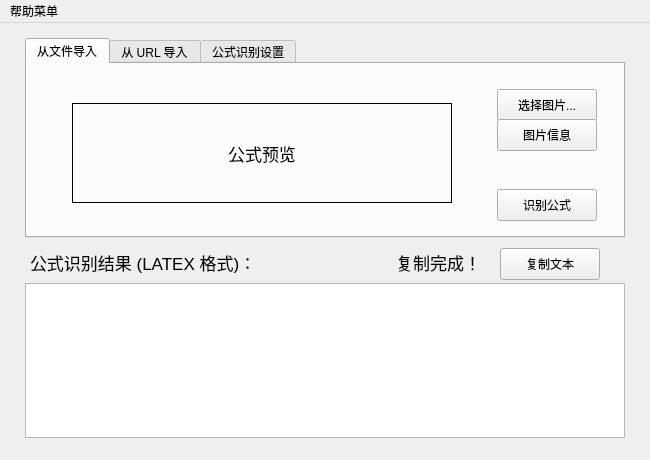
<?xml version="1.0" encoding="UTF-8"?>
<ui version="4.0">
 <class>MainWindow</class>
 <widget class="QMainWindow" name="MainWindow">
  <property name="geometry">
   <rect>
    <x>0</x>
    <y>0</y>
    <width>650</width>
    <height>460</height>
   </rect>
  </property>
  <property name="sizePolicy">
   <sizepolicy hsizetype="Fixed" vsizetype="Fixed">
    <horstretch>0</horstretch>
    <verstretch>0</verstretch>
   </sizepolicy>
  </property>
  <property name="minimumSize">
   <size>
    <width>650</width>
    <height>460</height>
   </size>
  </property>
  <property name="maximumSize">
   <size>
    <width>650</width>
    <height>460</height>
   </size>
  </property>
  <property name="windowTitle">
   <string>QingChen Formula - 青尘公式 OCR</string>
  </property>
  <property name="windowOpacity">
   <double>1.250000000000000</double>
  </property>
  <property name="documentMode">
   <bool>false</bool>
  </property>
  <widget class="QWidget" name="centralwidget">
   <widget class="QTabWidget" name="TopTabWidget">
    <property name="geometry">
     <rect>
      <x>25</x>
      <y>15</y>
      <width>600</width>
      <height>200</height>
     </rect>
    </property>
    <property name="currentIndex">
     <number>0</number>
    </property>
    <property name="tabBarAutoHide">
     <bool>false</bool>
    </property>
    <widget class="QWidget" name="tab_2">
     <attribute name="title">
      <string>从文件导入</string>
     </attribute>
     <widget class="QPushButton" name="DOCPage_LoadButton">
      <property name="geometry">
       <rect>
        <x>470</x>
        <y>25</y>
        <width>100</width>
        <height>32</height>
       </rect>
      </property>
      <property name="text">
       <string>选择图片...</string>
      </property>
     </widget>
     <widget class="QPushButton" name="DOCPage_InfoButton">
      <property name="geometry">
       <rect>
        <x>470</x>
        <y>55</y>
        <width>100</width>
        <height>32</height>
       </rect>
      </property>
      <property name="text">
       <string>图片信息</string>
      </property>
     </widget>
     <widget class="QPushButton" name="DOCPage_ConfirmButton">
      <property name="geometry">
       <rect>
        <x>470</x>
        <y>125</y>
        <width>100</width>
        <height>32</height>
       </rect>
      </property>
      <property name="text">
       <string>识别公式</string>
      </property>
     </widget>
     <widget class="QLabel" name="DOCPage_ImageLabel">
      <property name="geometry">
       <rect>
        <x>45</x>
        <y>39</y>
        <width>380</width>
        <height>100</height>
       </rect>
      </property>
      <property name="font">
       <font>
        <pointsize>13</pointsize>
       </font>
      </property>
      <property name="frameShape">
       <enum>QFrame::Box</enum>
      </property>
      <property name="frameShadow">
       <enum>QFrame::Plain</enum>
      </property>
      <property name="lineWidth">
       <number>1</number>
      </property>
      <property name="midLineWidth">
       <number>1</number>
      </property>
      <property name="text">
       <string>公式预览</string>
      </property>
      <property name="scaledContents">
       <bool>false</bool>
      </property>
      <property name="alignment">
       <set>Qt::AlignCenter</set>
      </property>
     </widget>
    </widget>
    <widget class="QWidget" name="tab">
     <attribute name="title">
      <string>从 URL 导入</string>
     </attribute>
     <widget class="QLabel" name="URLPage_label_1">
      <property name="geometry">
       <rect>
        <x>10</x>
        <y>5</y>
        <width>101</width>
        <height>31</height>
       </rect>
      </property>
      <property name="font">
       <font>
        <pointsize>13</pointsize>
       </font>
      </property>
      <property name="text">
       <string>图片网址：</string>
      </property>
      <property name="alignment">
       <set>Qt::AlignLeading|Qt::AlignLeft|Qt::AlignVCenter</set>
      </property>
     </widget>
     <widget class="QPushButton" name="URLPage_ConfirmButton">
      <property name="enabled">
       <bool>false</bool>
      </property>
      <property name="geometry">
       <rect>
        <x>470</x>
        <y>125</y>
        <width>100</width>
        <height>32</height>
       </rect>
      </property>
      <property name="text">
       <string>识别公式</string>
      </property>
     </widget>
     <widget class="QLineEdit" name="URL_Filler">
      <property name="geometry">
       <rect>
        <x>100</x>
        <y>10</y>
        <width>341</width>
        <height>21</height>
       </rect>
      </property>
      <property name="acceptDrops">
       <bool>false</bool>
      </property>
      <property name="frame">
       <bool>true</bool>
      </property>
      <property name="readOnly">
       <bool>false</bool>
      </property>
      <property name="clearButtonEnabled">
       <bool>true</bool>
      </property>
     </widget>
     <widget class="QPushButton" name="URLPage_LoadButton">
      <property name="enabled">
       <bool>false</bool>
      </property>
      <property name="geometry">
       <rect>
        <x>470</x>
        <y>5</y>
        <width>100</width>
        <height>32</height>
       </rect>
      </property>
      <property name="text">
       <string>载入图片</string>
      </property>
     </widget>
     <widget class="QLabel" name="DOCPage_ImageLabel_2">
      <property name="geometry">
       <rect>
        <x>45</x>
        <y>50</y>
        <width>380</width>
        <height>100</height>
       </rect>
      </property>
      <property name="font">
       <font>
        <pointsize>13</pointsize>
       </font>
      </property>
      <property name="frameShape">
       <enum>QFrame::Box</enum>
      </property>
      <property name="frameShadow">
       <enum>QFrame::Plain</enum>
      </property>
      <property name="lineWidth">
       <number>1</number>
      </property>
      <property name="midLineWidth">
       <number>1</number>
      </property>
      <property name="text">
       <string>URL 导入功能开发中...

可访问青尘工作室官网：
https://qingchen1995.gitee.io 了解开发进度</string>
      </property>
      <property name="scaledContents">
       <bool>false</bool>
      </property>
      <property name="alignment">
       <set>Qt::AlignCenter</set>
      </property>
     </widget>
    </widget>
    <widget class="QWidget" name="tab_3">
     <attribute name="title">
      <string>公式识别设置</string>
     </attribute>
     <widget class="QLabel" name="Setting_Label_1">
      <property name="geometry">
       <rect>
        <x>25</x>
        <y>10</y>
        <width>171</width>
        <height>25</height>
       </rect>
      </property>
      <property name="font">
       <font>
        <pointsize>14</pointsize>
       </font>
      </property>
      <property name="text">
       <string>公式识别 API 设置</string>
      </property>
     </widget>
     <widget class="QLabel" name="Setting_Label_2">
      <property name="geometry">
       <rect>
        <x>25</x>
        <y>35</y>
        <width>91</width>
        <height>31</height>
       </rect>
      </property>
      <property name="font">
       <font>
        <pointsize>13</pointsize>
       </font>
      </property>
      <property name="text">
       <string>APPID:</string>
      </property>
     </widget>
     <widget class="QLabel" name="Setting_Label_3">
      <property name="geometry">
       <rect>
        <x>25</x>
        <y>65</y>
        <width>91</width>
        <height>31</height>
       </rect>
      </property>
      <property name="font">
       <font>
        <pointsize>13</pointsize>
       </font>
      </property>
      <property name="text">
       <string>APISecret:</string>
      </property>
     </widget>
     <widget class="QLabel" name="Setting_Label_4">
      <property name="geometry">
       <rect>
        <x>25</x>
        <y>95</y>
        <width>91</width>
        <height>31</height>
       </rect>
      </property>
      <property name="font">
       <font>
        <pointsize>13</pointsize>
       </font>
      </property>
      <property name="text">
       <string>APIKey:</string>
      </property>
     </widget>
     <widget class="QLineEdit" name="Input_APPID">
      <property name="geometry">
       <rect>
        <x>120</x>
        <y>40</y>
        <width>311</width>
        <height>21</height>
       </rect>
      </property>
     </widget>
     <widget class="QLineEdit" name="Input_APISecret">
      <property name="geometry">
       <rect>
        <x>120</x>
        <y>70</y>
        <width>311</width>
        <height>21</height>
       </rect>
      </property>
     </widget>
     <widget class="QLineEdit" name="Input_APIKey">
      <property name="geometry">
       <rect>
        <x>120</x>
        <y>100</y>
        <width>311</width>
        <height>21</height>
       </rect>
      </property>
     </widget>
     <widget class="QPushButton" name="Setting_ConfirmButton">
      <property name="geometry">
       <rect>
        <x>470</x>
        <y>125</y>
        <width>100</width>
        <height>32</height>
       </rect>
      </property>
      <property name="text">
       <string>确定</string>
      </property>
     </widget>
     <widget class="QPushButton" name="Setting_HelpButton">
      <property name="geometry">
       <rect>
        <x>470</x>
        <y>95</y>
        <width>100</width>
        <height>32</height>
       </rect>
      </property>
      <property name="text">
       <string>获取 API ...</string>
      </property>
     </widget>
     <widget class="QPushButton" name="Setting_WebsiteButton">
      <property name="geometry">
       <rect>
        <x>470</x>
        <y>25</y>
        <width>100</width>
        <height>32</height>
       </rect>
      </property>
      <property name="text">
       <string>访问官网</string>
      </property>
     </widget>
    </widget>
   </widget>
   <widget class="QPlainTextEdit" name="plainTextEdit">
    <property name="geometry">
     <rect>
      <x>25</x>
      <y>260</y>
      <width>600</width>
      <height>155</height>
     </rect>
    </property>
    <property name="font">
     <font>
      <pointsize>13</pointsize>
     </font>
    </property>
    <property name="plainText">
     <string/>
    </property>
   </widget>
   <widget class="QLabel" name="Setting_Label_5">
    <property name="geometry">
     <rect>
      <x>30</x>
      <y>227</y>
      <width>281</width>
      <height>25</height>
     </rect>
    </property>
    <property name="font">
     <font>
      <pointsize>13</pointsize>
     </font>
    </property>
    <property name="text">
     <string>公式识别结果 (LATEX 格式)：</string>
    </property>
   </widget>
   <widget class="QPushButton" name="Setting_CopyButton">
    <property name="geometry">
     <rect>
      <x>500</x>
      <y>225</y>
      <width>100</width>
      <height>32</height>
     </rect>
    </property>
    <property name="text">
     <string>复制文本</string>
    </property>
   </widget>
   <widget class="QLabel" name="Copy_Status_Label">
    <property name="geometry">
     <rect>
      <x>340</x>
      <y>227</y>
      <width>141</width>
      <height>25</height>
     </rect>
    </property>
    <property name="font">
     <font>
      <pointsize>13</pointsize>
     </font>
    </property>
    <property name="text">
     <string>复制完成！</string>
    </property>
    <property name="alignment">
     <set>Qt::AlignRight|Qt::AlignTrailing|Qt::AlignVCenter</set>
    </property>
   </widget>
  </widget>
  <widget class="QMenuBar" name="menubar">
   <property name="geometry">
    <rect>
     <x>0</x>
     <y>0</y>
     <width>650</width>
     <height>22</height>
    </rect>
   </property>
   <widget class="QMenu" name="menu">
    <property name="title">
     <string>帮助菜单</string>
    </property>
    <addaction name="action_GiteeTutorial"/>
    <addaction name="action_GithubTutorial"/>
    <addaction name="separator"/>
    <addaction name="action_About"/>
   </widget>
   <addaction name="menu"/>
  </widget>
  <action name="actionAPI">
   <property name="text">
    <string>API</string>
   </property>
  </action>
  <action name="action_GiteeTutorial">
   <property name="text">
    <string>从码云查看教程</string>
   </property>
   <property name="toolTip">
    <string>从码云查看教程</string>
   </property>
  </action>
  <action name="action_GithubTutorial">
   <property name="text">
    <string>从 Github 查看教程</string>
   </property>
  </action>
  <action name="action_About">
   <property name="text">
    <string>关于...</string>
   </property>
  </action>
 </widget>
 <resources/>
 <connections>
  <connection>
   <sender>DOCPage_LoadButton</sender>
   <signal>clicked()</signal>
   <receiver>MainWindow</receiver>
   <slot>img_Load_From_Doc()</slot>
   <hints>
    <hint type="sourcelabel">
     <x>547</x>
     <y>103</y>
    </hint>
    <hint type="destinationlabel">
     <x>324</x>
     <y>224</y>
    </hint>
   </hints>
  </connection>
  <connection>
   <sender>DOCPage_LoadButton</sender>
   <signal>clicked()</signal>
   <receiver>MainWindow</receiver>
   <slot>img_Display_In_Doc_Label()</slot>
   <hints>
    <hint type="sourcelabel">
     <x>547</x>
     <y>103</y>
    </hint>
    <hint type="destinationlabel">
     <x>324</x>
     <y>224</y>
    </hint>
   </hints>
  </connection>
  <connection>
   <sender>Setting_ConfirmButton</sender>
   <signal>clicked()</signal>
   <receiver>MainWindow</receiver>
   <slot>Setting_API_Values()</slot>
   <hints>
    <hint type="sourcelabel">
     <x>539</x>
     <y>202</y>
    </hint>
    <hint type="destinationlabel">
     <x>635</x>
     <y>251</y>
    </hint>
   </hints>
  </connection>
  <connection>
   <sender>DOCPage_InfoButton</sender>
   <signal>clicked()</signal>
   <receiver>MainWindow</receiver>
   <slot>Get_img_Info()</slot>
   <hints>
    <hint type="sourcelabel">
     <x>582</x>
     <y>132</y>
    </hint>
    <hint type="destinationlabel">
     <x>639</x>
     <y>317</y>
    </hint>
   </hints>
  </connection>
  <connection>
   <sender>Setting_CopyButton</sender>
   <signal>clicked()</signal>
   <receiver>MainWindow</receiver>
   <slot>Copy_Formula_Result()</slot>
   <hints>
    <hint type="sourcelabel">
     <x>552</x>
     <y>259</y>
    </hint>
    <hint type="destinationlabel">
     <x>637</x>
     <y>391</y>
    </hint>
   </hints>
  </connection>
  <connection>
   <sender>DOCPage_ConfirmButton</sender>
   <signal>clicked()</signal>
   <receiver>MainWindow</receiver>
   <slot>Formula_OCR_Execute_iFLY()</slot>
   <hints>
    <hint type="sourcelabel">
     <x>579</x>
     <y>200</y>
    </hint>
    <hint type="destinationlabel">
     <x>360</x>
     <y>250</y>
    </hint>
   </hints>
  </connection>
  <connection>
   <sender>Setting_HelpButton</sender>
   <signal>clicked()</signal>
   <receiver>MainWindow</receiver>
   <slot>Get_API_Tutorial()</slot>
   <hints>
    <hint type="sourcelabel">
     <x>571</x>
     <y>173</y>
    </hint>
    <hint type="destinationlabel">
     <x>294</x>
     <y>262</y>
    </hint>
   </hints>
  </connection>
  <connection>
   <sender>Setting_WebsiteButton</sender>
   <signal>clicked()</signal>
   <receiver>MainWindow</receiver>
   <slot>Link_To_Official_Site()</slot>
   <hints>
    <hint type="sourcelabel">
     <x>519</x>
     <y>105</y>
    </hint>
    <hint type="destinationlabel">
     <x>350</x>
     <y>278</y>
    </hint>
   </hints>
  </connection>
  <connection>
   <sender>action_GiteeTutorial</sender>
   <signal>triggered()</signal>
   <receiver>MainWindow</receiver>
   <slot>Link_To_Gitee_Tutorial()</slot>
   <hints>
    <hint type="sourcelabel">
     <x>-1</x>
     <y>-1</y>
    </hint>
    <hint type="destinationlabel">
     <x>324</x>
     <y>224</y>
    </hint>
   </hints>
  </connection>
  <connection>
   <sender>action_GithubTutorial</sender>
   <signal>triggered()</signal>
   <receiver>MainWindow</receiver>
   <slot>Link_To_Github_Tutorial()</slot>
   <hints>
    <hint type="sourcelabel">
     <x>-1</x>
     <y>-1</y>
    </hint>
    <hint type="destinationlabel">
     <x>324</x>
     <y>224</y>
    </hint>
   </hints>
  </connection>
  <connection>
   <sender>action_About</sender>
   <signal>triggered()</signal>
   <receiver>MainWindow</receiver>
   <slot>About_Software()</slot>
   <hints>
    <hint type="sourcelabel">
     <x>-1</x>
     <y>-1</y>
    </hint>
    <hint type="destinationlabel">
     <x>324</x>
     <y>224</y>
    </hint>
   </hints>
  </connection>
 </connections>
 <slots>
  <slot>img_Load_From_Doc()</slot>
  <slot>Formula_OCR_Execute_iFLY()</slot>
  <slot>Open_IMG_File()</slot>
  <slot>img_Display_In_Doc_Label()</slot>
  <slot>Setting_API_Values()</slot>
  <slot>Get_img_Info()</slot>
  <slot>Copy_Formula_Result()</slot>
  <slot>Get_API_Tutorial()</slot>
  <slot>Link_To_Official_Site()</slot>
  <slot>Link_To_Gitee_Tutorial()</slot>
  <slot>Link_To_Github_Tutorial()</slot>
  <slot>About_Software()</slot>
 </slots>
</ui>
